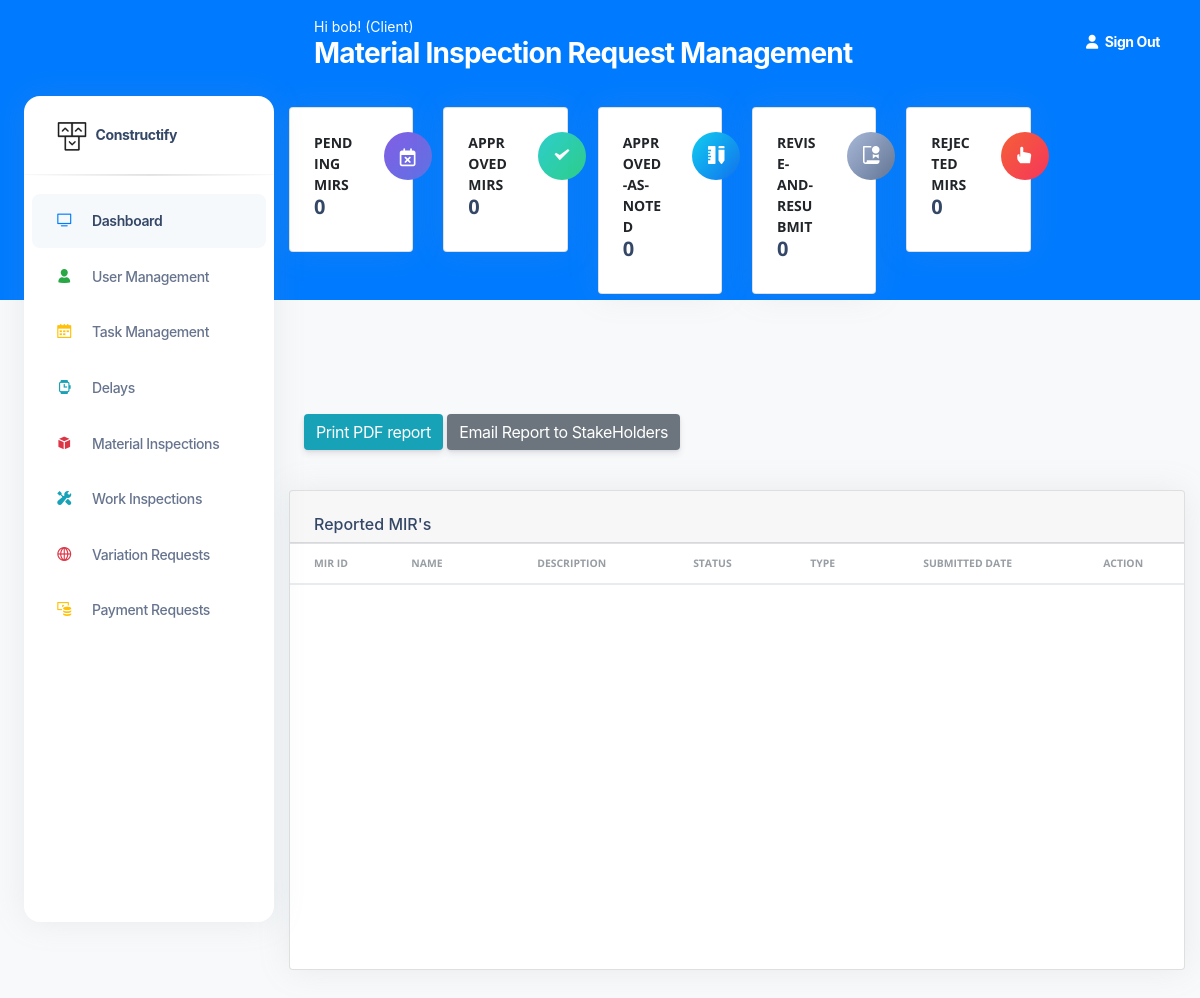
The page /MaterialInspectReqs (signed in) on the database as committed earlier.
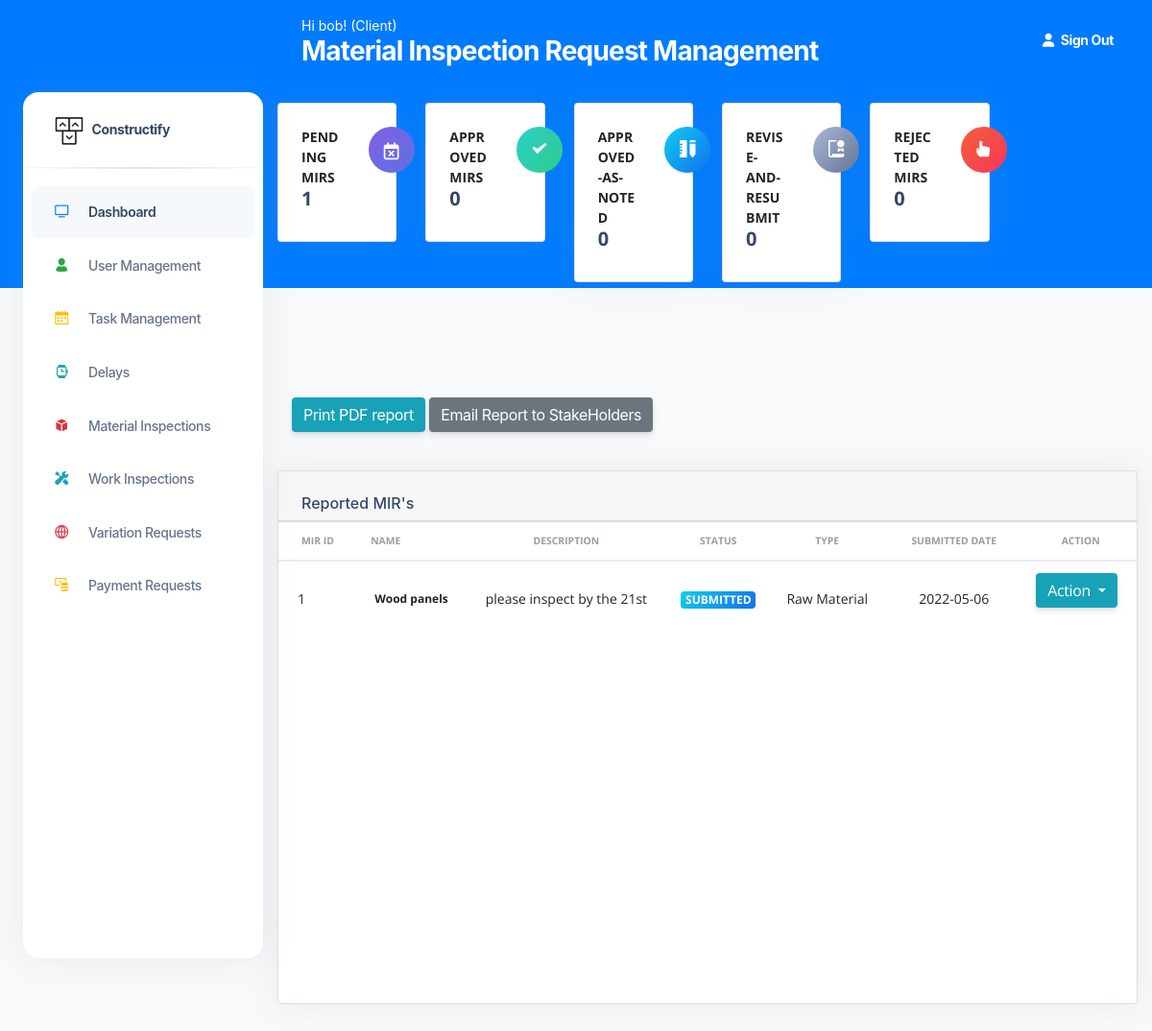
The same page on the database as committed later.
### construct/models.py (models this page shows)
class MaterialInspectionRequests(db.Model):
    id = db.Column(db.Integer(), nullable=False, primary_key=True)
    type = db.Column(db.String(length=30), nullable=False)
    name = db.Column(db.String(length=30), nullable=False)
    description = db.Column(db.String(length=30), nullable=False)
    status = db.Column(db.String(length=30), nullable=True, default="Submitted")
    submitted_date = db.Column(db.String(length=30), nullable=False)

### construct/routes.py (the view)
@app.route("/MaterialInspectReqs", methods=['GET', 'POST'])
@login_required
def material_inspection_page():
    db.create_all()
    pending_mirs= MaterialInspectionRequests.query.filter(MaterialInspectionRequests.status == "Submitted").count()
    approved_mirs= MaterialInspectionRequests.query.filter(MaterialInspectionRequests.status == "Approved!").count()
    Approved_As_Noted_mirs= MaterialInspectionRequests.query.filter(MaterialInspectionRequests.status == "Approved-As-Noted").count()
    ReviseandReSubmit_mirs= MaterialInspectionRequests.query.filter(MaterialInspectionRequests.status == "Revise-and-ReSubmit").count()
    Rejected_mirs= MaterialInspectionRequests.query.filter(MaterialInspectionRequests.status == "Rejected").count()
    mir_list = MaterialInspectionRequests.query.all()
    page_message="Material Inspection Request Management"
    if request.method == "GET":
        return render_template('MaterialInspectionManagementPage.html',pending_mirs=pending_mirs,approved_mirs=approved_mirs,Approved_As_Noted_mirs=Approved_As_Noted_mirs,
        ReviseandReSubmit_mirs=ReviseandReSubmit_mirs,Rejected_mirs=Rejected_mirs,mir_list=mir_list,page_message=page_message )

### construct/models.py (called while the page is built)
@login_manager.user_loader
def load_user(user_id):
    return User.query.get(int(user_id))

### construct/templates/MaterialInspectionManagementPage.html (shortened to what the changed rows need)
<!DOCTYPE html>
<html lang="en">
<head>
  <link href="{{ url_for('static', filename='assets')}}/css/nucleo-icons.css" rel="stylesheet" />
  <link href="{{ url_for('static', filename='assets')}}/css/nucleo-svg.css" rel="stylesheet" />
  <link href="{{ url_for('static', filename='assets')}}/css/nucleo-svg.css" rel="stylesheet" />
  <link id="pagestyle" href="{{ url_for('static', filename='assets')}}/css/argon-dashboard.css?v=2.0.2"
    rel="stylesheet" />
  <link rel="stylesheet" type="text/css"
    href="https://stackpath.bootstrapcdn.com/bootstrap/4.2.1/css/bootstrap.min.css">
</head>
{% include 'includes/GlobalSideNavbar.html' %}
<main class="main-content position-relative border-radius-lg ">
  <div class="container-fluid py-4">
    <div class="row">
      <div class="col-xl-2 col-sm-6 mb-xl-0 mb-4">
        <div class="card">
          <div class="card-body p-4">
            <div class="row">
              <div class="col-8">
                <div class="numbers">
                  <p class="text-sm mb-0 text-uppercase font-weight-bold">Pending </p>
                  <p class="text-sm mb-0 text-uppercase font-weight-bold"> MIRs</p>
                  <h5 class="font-weight-bolder">
                    {{pending_mirs}}
                  </h5>
                </div>
              </div>
            </div>
          </div>
        </div>
      </div>
    </div>
  </div>
  <br><br><br><br>
  <div class="container-fluid py-4">
    <div class="row">
      <div class="col-12">
        <div class="card mb-4">
          <div class="card-body px-0 pt-0 pb-10">
            <div class="table-responsive p-0">
              <table class="table align-items-center mb-10">
                <thead>
                  <tr>
                    <th class="text-uppercase text-secondary text-xxs font-weight-bolder opacity-7">MIR ID</th>
                    <th class="text-uppercase text-secondary text-xxs font-weight-bolder opacity-7 ps-2">Name</th>
                    <th class="text-center text-uppercase text-secondary text-xxs font-weight-bolder opacity-7">Description</th>
                    <th class="text-center text-uppercase text-secondary text-xxs font-weight-bolder opacity-7">Status</th>
                    <th class="text-center text-uppercase text-secondary text-xxs font-weight-bolder opacity-7">Type</th>
                    <th class="text-center text-uppercase text-secondary text-xxs font-weight-bolder opacity-7">Submitted Date</th>
                    <th class="text-center text-uppercase text-secondary text-xxs font-weight-bolder opacity-7">Action</th>
                  </tr>
                </thead>
                <tbody>
                  {% for mir in mir_list %}
                  <tr>
                    <td>
                      <div class="d-flex px-2 py-1">
                        <div class="d-flex flex-column justify-content-center">
                          <h6 class="mb-0 text-sm">{{mir.id}}</h6>
                        </div>
                      </div>
                    </td>
                    <td>
                      <p class="text-xs font-weight-bold mb-0">{{mir.name}}</p>
                    </td>
                    <td class="align-middle text-center text-sm">
                      <p class="mb-0 text-sm">{{mir.description}}</p>
                    </td>
                    {% if 'Submitted' in mir.status %}
                    <td class="align-middle text-center">
                      <span class="badge badge-sm bg-gradient-info">{{mir.status}}</span>
                    </td>
                    {% endif %}
                    <td class="align-middle text-center text-sm">
                      <p class="mb-0 text-sm">{{mir.type}}</p>
                    </td>
                    <td class="align-middle text-center">
                      <p class="mb-0 text-sm">{{mir.submitted_date}}</p>
                    </td>
                    <td class="align-middle">
                          <div class="btn-group">
                      <button type="button" class="btn btn-info dropdown-toggle" data-toggle="dropdown"
                          aria-haspopup="true" aria-expanded="false">
                         Action
                        </button>
                      </div>
                    </td>
                  </tr>
                  {% endfor %}
                </tbody>
              </table>
            </div>
          </div>
        </div>
      </div>
    </div>
  </div>
  </body>
</html>

Rows that differ between the two databases and show on the page:
added MaterialInspectionRequests: id "1", name "Wood panels", description "please inspect by the 21st", status "SUBMITTED", type "Raw Material", submitted_date "2022-05-06"
Other text that changed with them:
{{ pending_mirs }}: "0" → "1"
